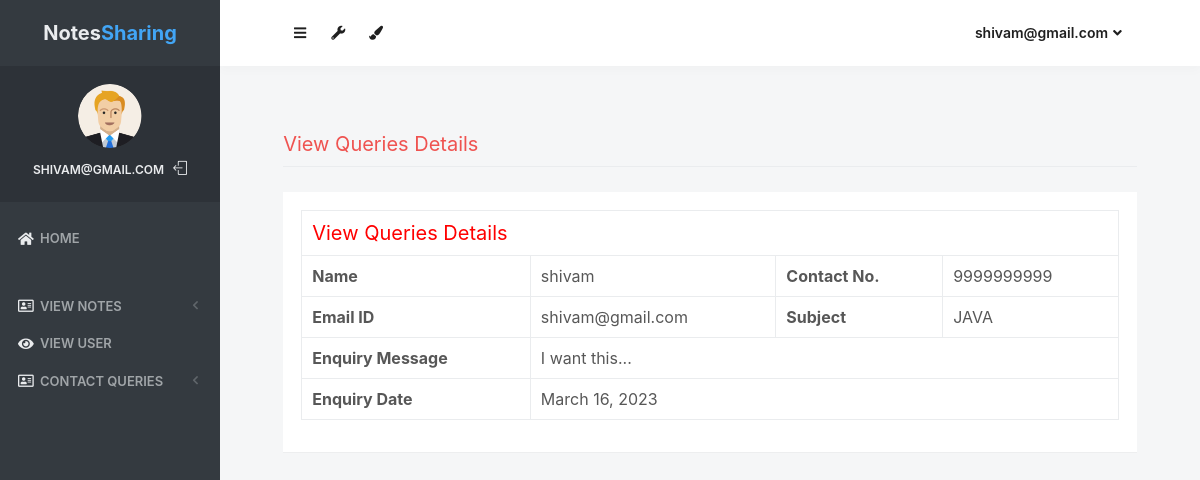
The page /view_queries/1 (signed in) on the database its author committed.
### notes/models.py (models this page shows, shortened)
class Contact(models.Model):
    fullname = models.CharField(max_length=100, null=True)
    email = models.CharField(max_length=50, null=True)
    mobile = models.CharField(max_length=15, null=True)
    subject = models.CharField(max_length=100, null=True)
    message = models.CharField(max_length=300, null=True)
    msgdate = models.DateField(null=True)
    isread = models.CharField(max_length=10, null=True)

### notes/views.py (the view)
# urls.py: path('view_queries/<int:pid>', views.view_queries, name='view_queries'),
def view_queries(request,pid):
    if not request.user.is_authenticated:
        return redirect('login_admin')
    contact = Contact.objects.get(id=pid)
    contact.isread = "yes"
    contact.save()
    return render(request,'view_queries.html', locals())

### templates/view_queries.html (shortened to what this page needs)
{% load static %}
<html lang="en" class="no-focus">
  <head>
    <link
      rel="stylesheet"
      href="{% static 'js/plugins/datatables/dataTables.bootstrap4.min.css' %}"
    />
    <link
      rel="stylesheet"
      id="css-main"
      href="{% static 'css1/codebase.min.css' %}"
    />
  </head>
  <body>
    <div
      id="page-container"
      class="sidebar-o sidebar-inverse side-scroll page-header-fixed main-content-narrow"
    >
      {% include "sidebar.html" %} {% include "admin_nav.html" %}
      <main id="main-container">
        <div class="content">
          <h2 class="content-heading text-danger">View Queries Details</h2>
          <div class="block">
            <div class="block-content block-content-full">
              <table class="table table-bordered">
                <tr text-align="center">
                  <td colspan="4" style="font-size: 20px; color: red">
                    View Queries Details
                  </td>
                </tr>
                <tr>
                  <th>Name</th>
                  <td>{{contact.fullname}}</td>
                  <th>Contact No.</th>
                  <td>{{contact.mobile}}</td>
                </tr>
                <tr>
                  <th>Email ID</th>
                  <td>{{contact.email}}</td>
                  <th>Subject</th>
                  <td>{{contact.subject}}</td>
                </tr>
                <tr>
                  <th>Enquiry Message</th>
                  <td colspan="3">{{contact.message}}</td>
                </tr>
                <tr>
                  <th>Enquiry Date</th>
                  <td colspan="3">{{contact.msgdate}}</td>
                </tr>
              </table>
            </div>
          </div>
        </div>
      </main>
    </div>
    <link
      rel="stylesheet"
      href="https://use.fontawesome.com/releases/v5.6.3/css/all.css"
    />
  </body>
</html>

### templates/sidebar.html (shortened to what this page needs)
{% load static %}
<nav id="sidebar">
  <div id="sidebar-scroll">
    <div class="sidebar-content">
      <div class="content-header content-header-fullrow px-15">
        <div
          class="content-header-section text-center align-parent sidebar-mini-hidden"
        >
          <div class="content-header-item">
            <a class="link-effect font-w700" href="{% url 'admin_home' %}">
              <span class="font-size-xl text-dual-primary-dark">Notes</span
              ><span class="font-size-xl text-primary">Sharing</span>
            </a>
          </div>
        </div>
      </div>
      <div
        class="content-side content-side-full content-side-user px-10 align-parent"
      >
        <div class="sidebar-mini-hidden-b text-center">
          <a class="img-link" >
            <img
              class="img-avatar"
              src="{% static 'img/avatars/user1.png' %}"
              alt=""
            />
          </a>
          <ul class="list-inline mt-10">
            <li class="list-inline-item">
              <a
                class="link-effect text-dual-primary-dark font-size-xs font-w600 text-uppercase"
                href="{% url 'admin_home' %}"
                >{{ request.user.username }}</a
              >
            </li>
            <li class="list-inline-item">
              <a
                class="link-effect text-dual-primary-dark"
                href="{% url 'logout' %}"
              >
                <i class="si si-logout"></i>
              </a>
            </li>
          </ul>
        </div>
      </div>
      <div class="content-side content-side-full">
        <ul class="nav-main">
          <li class="open">
            <a href="{% url 'admin_home' %}"
              ><i class="fas fa-home"></i
              ><span class="sidebar-mini-hide">Home</span></a
            >
          </li>
          <li class="nav-main-heading">
          </li>
          <li>
            <a class="nav-submenu" data-toggle="nav-submenu"
              ><i class="far fa-address-card"></i
              >View Notes</a
            >
          </li>
          <li>
            <a href="{% url 'view_users' %}"
              ><i class="fas fa-eye"></i
              ><span class="sidebar-mini-hide">View User</span></a
            >
          </li>
          <li>
            <a class="nav-submenu" data-toggle="nav-submenu"
              ><i class="far fa-address-card"></i
              >Contact Queries</a
            >
          </li>
        </ul>
      </div>
    </div>
  </div>
</nav>

### templates/admin_nav.html (shortened to what this page needs)
{% load static %}
<header id="page-header">
    <div class="content-header">
        <div class="content-header-section">
            <button type="button" class="btn btn-circle btn-dual-secondary" data-toggle="layout" data-action="sidebar_toggle">
                <i class="fa fa-navicon"></i>
            </button>
            <div class="btn-group" role="group">
                <button type="button" class="btn btn-circle btn-dual-secondary" id="page-header-options-dropdown" data-toggle="dropdown" aria-haspopup="true" aria-expanded="false">
                    <i class="fa fa-wrench"></i>
                </button>
            </div>
            <div class="btn-group" role="group">
                <button type="button" class="btn btn-circle btn-dual-secondary" id="page-header-themes-dropdown" data-toggle="dropdown" aria-haspopup="true" aria-expanded="false">
                    <i class="fa fa-paint-brush"></i>
                </button>
            </div>
        </div>
                    <div class="content-header-section">
                        <div class="btn-group" role="group">
                            <button type="button" class="btn btn-rounded btn-dual-secondary" id="page-header-user-dropdown" data-toggle="dropdown" aria-haspopup="true" aria-expanded="false">
                                {{ request.user.username}}<i class="fa fa-angle-down ml-5"></i>
                            </button>
                        </div>
                    </div>
                </div>
            </header>

### rows shown on the page
Contact: fullname "shivam", mobile "9999999999", email "shivam@gmail.com", subject "JAVA", message "I want this...", msgdate "March 16, 2023"

### other values the page prints
{{ request.user.username }} "SHIVAM@GMAIL.COM"
{{ request.user.username }} "shivam@gmail.com"
